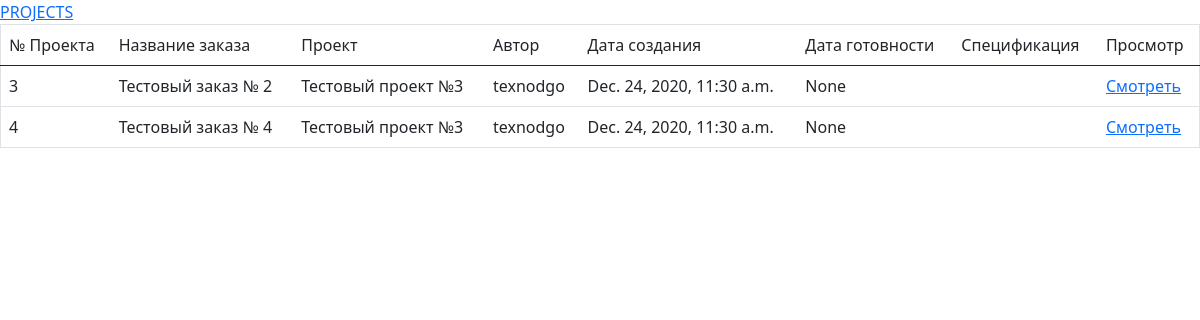
The app's page /main/orders_for_project_view/3 with its own data.
### WorkApp/models.py (models this page shows, shortened)
class Order(models.Model):
    title = models.CharField(max_length=255)
    author = models.ForeignKey(User, on_delete=models.CASCADE)
    create = models.DateTimeField(default=timezone.now)
    project = models.ForeignKey(Project, on_delete=models.CASCADE)
    readiness = models.DateField(null=True)
    table = models.FileField(upload_to="ORDERS_TABLE", default=None)
    qr_code_list = models.FileField(upload_to='ORDERS_QR_CODE_LIST', default=None)
    pdf_specification = models.FileField(upload_to='ORDER_PDF_SPECIFICATION', default=None)
    draw_archive = models.FileField(upload_to='ORDERS_DRAW_ARCHIVE', default=None)
    dxf_archive = models.FileField(upload_to='ORDERS_DXF_ARCHIVE', default=None)
    part_archive = models.FileField(upload_to='ORDERS_PART_ARCHIVE', default=None)

class Project(models.Model):
    title = models.CharField(max_length=255)
    author = models.ForeignKey(User, on_delete=models.CASCADE)
    create = models.DateTimeField(default=timezone.now)
    device = models.ForeignKey(Device, on_delete=models.CASCADE)
    active = models.BooleanField(default=False)
    pdf_specification = models.FileField(upload_to='PROJECT_PDF_SPECIFICATION', default=None)
    def __str__(self):
        return self.title

### MainApp/views.py (the view)
# urls.py: path(r'orders_for_project_view/<slug:pk>', orders_for_project_page_view, name='orders_for_project_view'),
def orders_for_project_page_view(request, pk):
    try:
        project = Project.objects.get(pk=pk)
        orders = Order.objects.filter(project=project)
    except Exception:
        pass
    context = {
        'project': project,
        'orders': orders,
    }
    return render(request, 'MainApp/Orders_For_Project_View.html', context)

### MainApp/templates/MainApp/Orders_For_Project_View.html (shortened to what this page needs)
{% extends "MainApp/base.html" %}
{% block content %}
{% load static %}
<div class="jumbotron">
    <table border="1" class="table">
        <thead>
        <tr>
            <td>№ Проекта</td>
            <td>Название заказа</td>
            <td>Проект</td>
            <td>Автор</td>
            <td>Дата создания</td>
            <td>Дата готовности</td>
            <td>Спецификация</td>
            <td>Просмотр</td>
        </tr>
        </thead>
        <tbody>
            {% if orders %}
            {% for order in orders %}
            <tr>
                <td>{{order.id}}</td>
                <td>{{order.title}}</td>
                <td>{{order.project}}</td>
                <td>{{order.author}}</td>
                <td>{{order.create}}</td>
                <td>{{order.readiness}}</td>
                <td></td>
                <td><a href="{% url 'order_page_view' pk=order.pk %}">Смотреть</a></td>
            </tr>
            {% endfor %}
            {% endif %}
        </tbody>
    </table>
</div>
{% endblock %}

### records on screen
Order: id "3", title "Тестовый заказ № 2", project "Тестовый проект №3", author "texnodgo", create "Dec. 24, 2020, 11:30 a.m.", readiness "None"
Order: id "4", title "Тестовый заказ № 4", project "Тестовый проект №3", author "texnodgo", create "Dec. 24, 2020, 11:30 a.m.", readiness "None"
